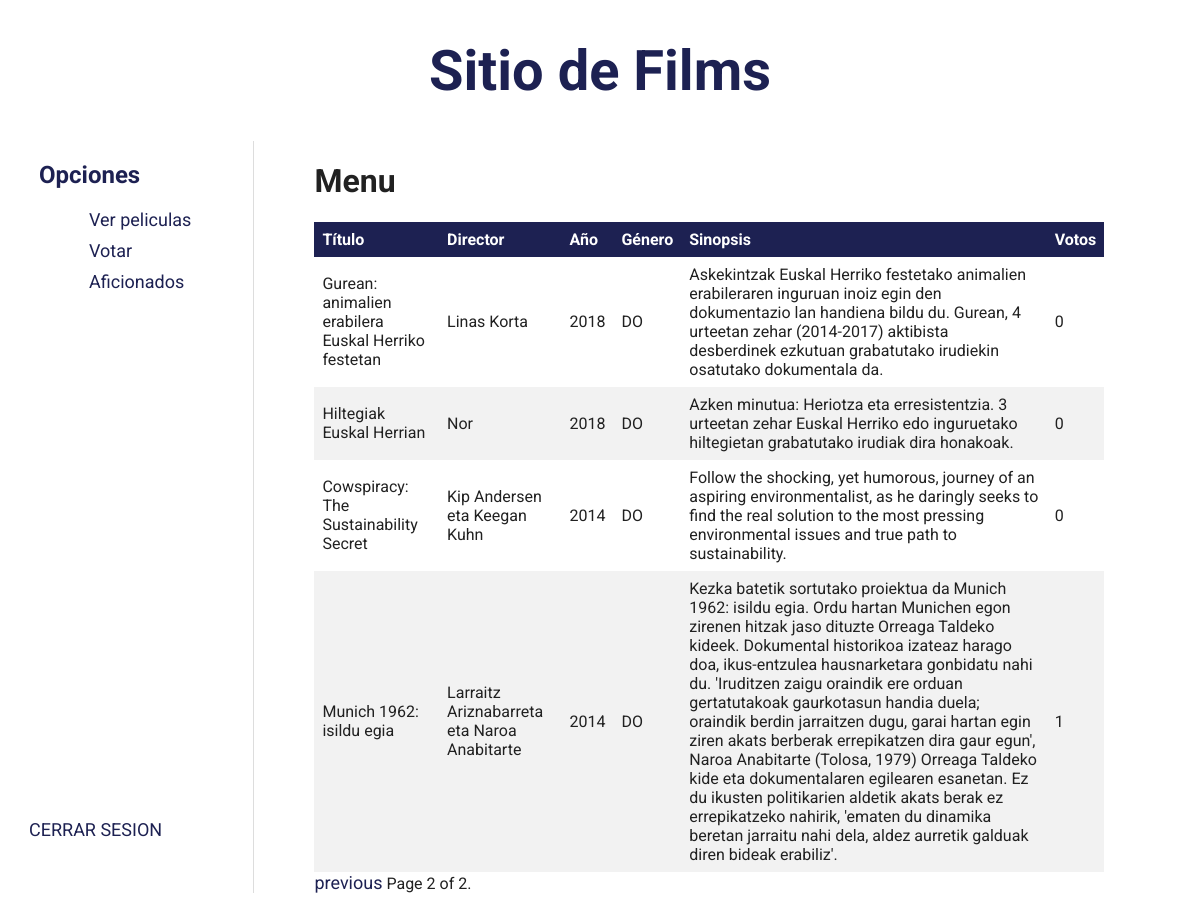
Before: /verPelis?page=2 with the older database file.
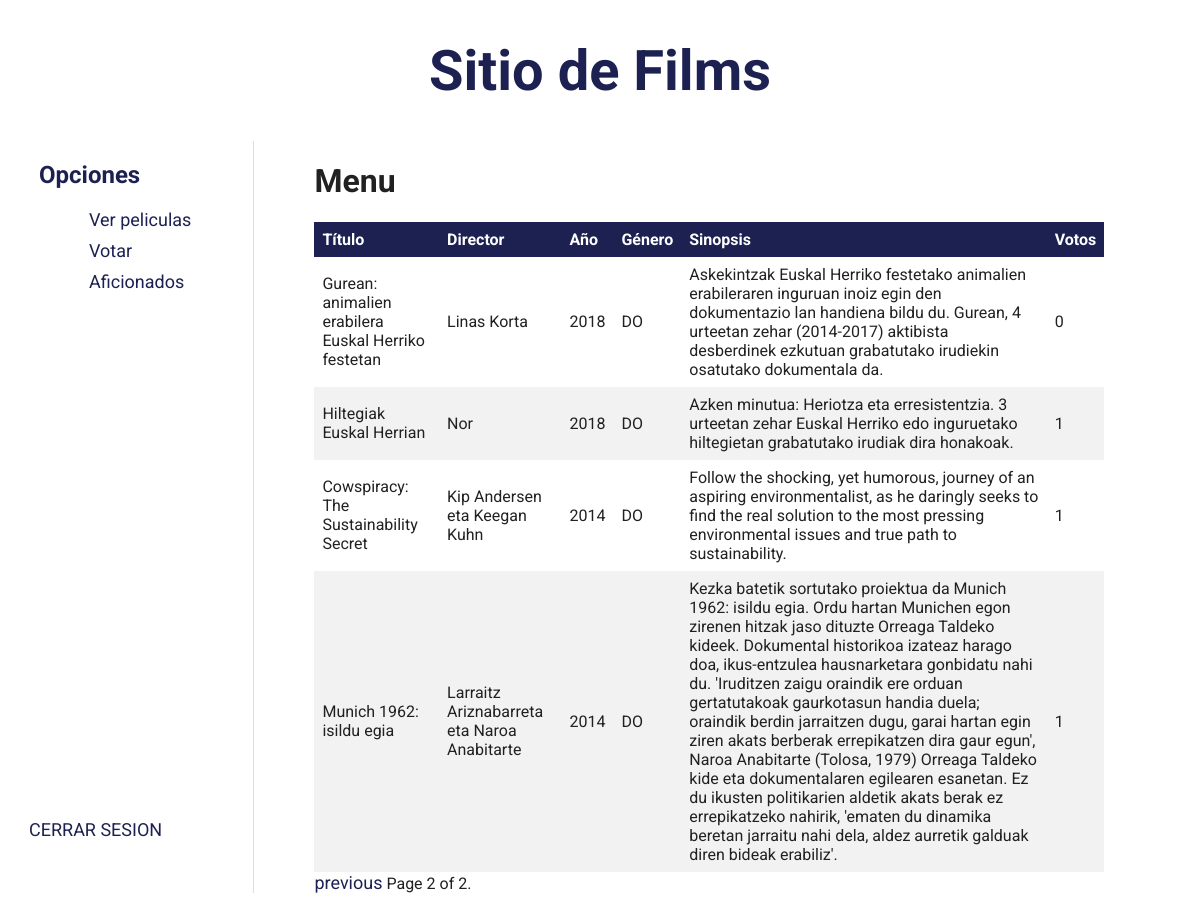
After: the same page with the newer database file.
### films/models.py (models this page shows, shortened)
class Filma(models.Model):
    izenburua = models.CharField(max_length=255)
    zuzendaria = models.CharField(max_length=255)
    urtea = models.CharField(max_length=4)
    generoa = models.CharField(max_length=2)
    sinopsia = models.TextField()
    bozkak = models.IntegerField(default=0)

### films/views.py (the view)
# urls.py: url(r'^verPelis', films.views.verPelis, name='verPelis'),
def verPelis(request):
    objetos = Filma.objects.all()
    paginator = Paginator(objetos, 4)
    page = request.GET.get('page')
    try:
        objetos_por_pagina = paginator.page(page)
    except PageNotAnInteger:
        objetos_por_pagina = paginator.page(1)
    except EmptyPage:
        objetos_por_pagina = paginator.page(paginator.num_pages)
    return render(request, 'films/verPelis.html', {'objetos_por_pagina': objetos_por_pagina})

### films/templates/films/verPelis.html (shortened to what this page needs)
{% extends 'films/index.html' %} {% block content %}
<h1>Menu</h1>
<table>
  <thead>
    <tr>
      <th>Título</th>
      <th>Director</th>
      <th>Año</th>
      <th>Género</th>
      <th>Sinopsis</th>
      <th>Votos</th>
    </tr>
  </thead>
  <tbody>
    {% for objeto in objetos_por_pagina %}
    <tr>
      <td>{{ objeto.izenburua }}</td>
      <td>{{ objeto.zuzendaria }}</td>
      <td>{{ objeto.urtea }}</td>
      <td>{{ objeto.generoa }}</td>
      <td>{{ objeto.sinopsia }}</td>
      <td>{{ objeto.bozkak }}</td>
    </tr>
    {% endfor %}
  </tbody>
</table>
<div class="pagination">
  <span class="step-links">
    {% if objetos_por_pagina.has_previous %}
    <a href="?page={{ objetos_por_pagina.previous_page_number }}">previous</a>
    {% endif %}
    <span class="current">
      Page {{ objetos_por_pagina.number }} of {{ objetos_por_pagina.paginator.num_pages }}.
    </span>
  </span>
</div>
{% endblock %}

### films/templates/films/index.html (shortened to what this page needs)
<!DOCTYPE html>
<html>
  <head>
    {% load static %}
    <link rel="stylesheet" type="text/css" href="{% static 'films/css/estilos.css' %}">
  </head>
  <body>
    <div class="titulo">
      <h1>Sitio de Films</h1>
    </div>
    <div class="columnas">
      <div class="columna-izquierda">
        <h2>Opciones</h2>
        <ul>
          <li>
            <a href="{%url 'verPelis' %}">Ver peliculas</a>
          </li>
          <li>
            <a href="{%url 'verVotar' %}">Votar</a>
          </li>
          <li>
            <a href="{%url 'aficionados' %}">Aficionados</a>
          </li>
        </ul>
        <div class="logout">
          <a href="{%url 'logout' %}">CERRAR SESION</a>
        </div>
      </div>
      <div class="columna-derecha">{% block content %} {% endblock %}</div>
    </div>
  </body>
</html>

### films/static/films/css/estilos.css (style rules this page uses)
body { background-color: #ffffff; color: #212121; font-family: "Roboto", sans-serif; }
.titulo { color: #1d2152; margin-bottom: 20px; font-size: 28px; text-align: center; }
h2 { color: #1d2152; margin-top: 20px; margin-left: 10px; font-size: 24px; }
ul { margin-left: 20px; list-style-type: none; }
li { margin-bottom: 10px; }
a { color: #1d2152; text-decoration: none; font-size: 18px; border-bottom: 2px solid transparent; transition: border-bottom 0.2s ease-in-out; padding-left: 0; }
.logout { position: fixed; bottom: 0; margin-bottom: 60px; font-size: 22px; }
.columnas { display: flex; flex-direction: row; }
.columna-izquierda { flex: 1; border-right: 1px solid #ddd; padding-right: 5px; }
.columna-derecha { flex: 4; padding-left: 60px; }
.columnas::before { content: ""; display: block; width: 1px; height: 100%; background-color: #ddd; margin-right: 20px; }
table { border-collapse: collapse; width: 90%; }
th, td { text-align: left; padding: 8px; }
th { background-color: #1d2152; color: #fff; }
tr:nth-child(even) { background-color: #f2f2f2; }

Changed rows visible on the page:
changed Filma "Hiltegiak Euskal Herrian": bozkak "0" → "1"
changed Filma "Cowspiracy: The Sustainability Secret": bozkak "0" → "1"
